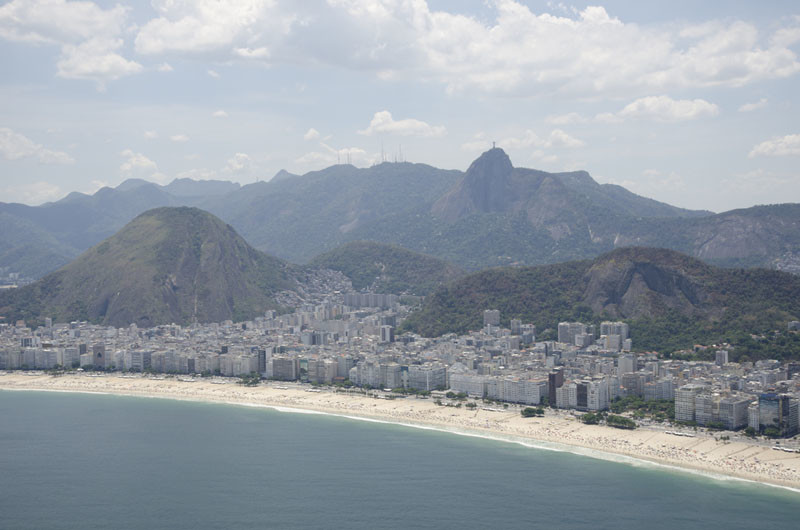
#> input picture Originals/1.jpg, 800 x 530 px
$ python pixel_extract.py
#> lines starting #> are read from the running program, lines starting #| are printed output that depends on the picture
import cv2
import numpy as np
from sklearn import datasets, linear_model

img = cv2.imread('Originals/1.jpg')
#> img is the input picture: shape (530, 800, 3); mean B, G, R 165.2, 156.5, 148
img2 = cv2.imread('Final/1.jpg')
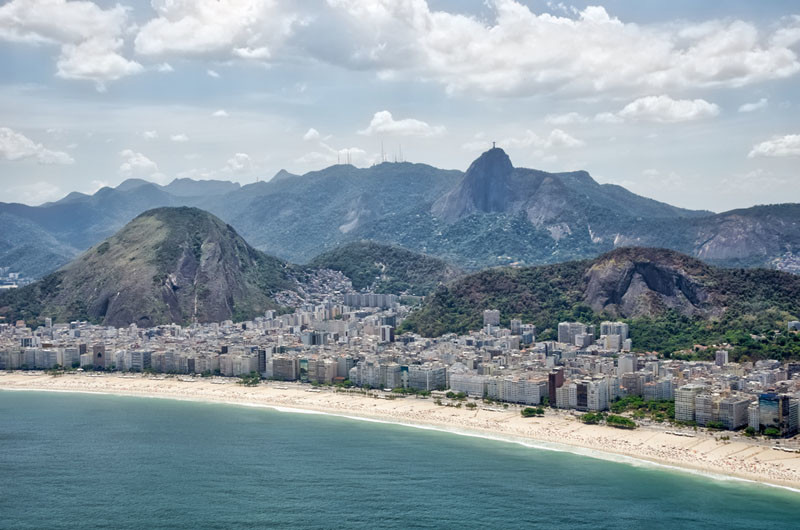
#> input picture Final/1.jpg, 800 x 530 px
#> img2 is the input picture: shape (530, 800, 3); mean B, G, R 162.4, 152.7, 136.7
img3 = cv2.imread('Originals/5.jpg')
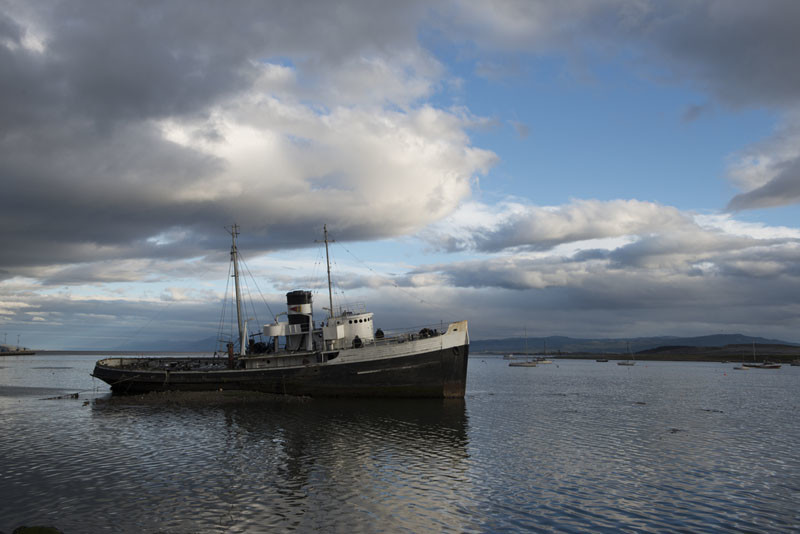
#> input picture Originals/5.jpg, 800 x 534 px
#> img3 is the input picture: shape (534, 800, 3); mean B, G, R 129.8, 119.4, 110.8
rearr = img.reshape(530*800,3)
rearr2 = img2.reshape(530*800,3)
rearr3 = img3.reshape(534*800,3)
np.savetxt("original.csv", rearr, header="B,G,R", delimiter=",")
np.savetxt("final.csv", rearr, header="B,G,R", delimiter=",")
regrB = linear_model.LinearRegression()
regrG = linear_model.LinearRegression()
regrR = linear_model.LinearRegression()
originalB = np.reshape(rearr[:,0],(-1,1))
colorB = np.reshape(rearr2[:,0],(-1,1))
originalG = np.reshape(rearr[:,1],(-1,1))
colorG = np.reshape(rearr2[:,1],(-1,1))
originalR = np.reshape(rearr[:,2],(-1,1))
colorR = np.reshape(rearr2[:,2],(-1,1))
regrB.fit(originalB, colorB)
regrG.fit(originalG, colorG)
regrR.fit(originalR, colorR)
initialB = np.reshape(rearr3[:,0],(-1,1))
initialG = np.reshape(rearr3[:,1],(-1,1))
initialR = np.reshape(rearr3[:,2],(-1,1))

finalB = regrB.predict(initialB)
finalG = regrG.predict(initialG)
finalR = regrR.predict(initialR)
finalImage = np.concatenate((finalB, finalG, finalR), axis=1)
print(initialB.size)
#| 427200
finalImage = np.reshape(finalImage, img3.shape)
cv2.imwrite('correctedImage.png',finalImage)
print(np.around(finalImage))
#> (printed output is left out)
